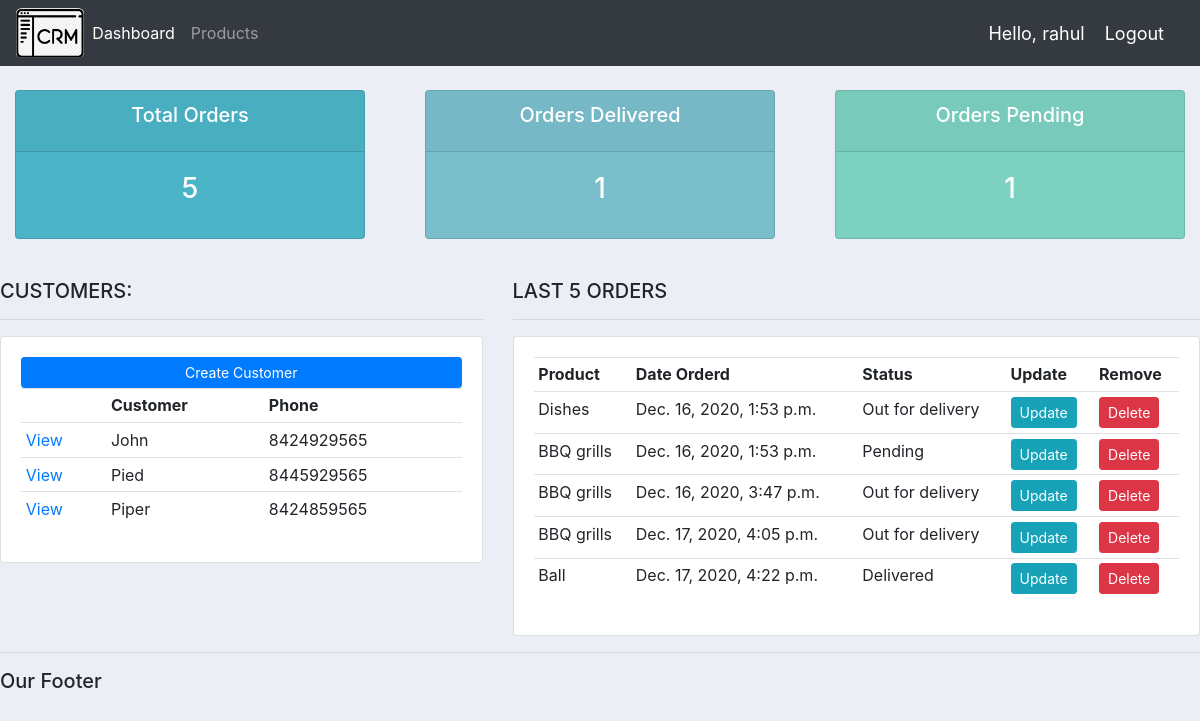
Before: / (signed in) with the older database file.
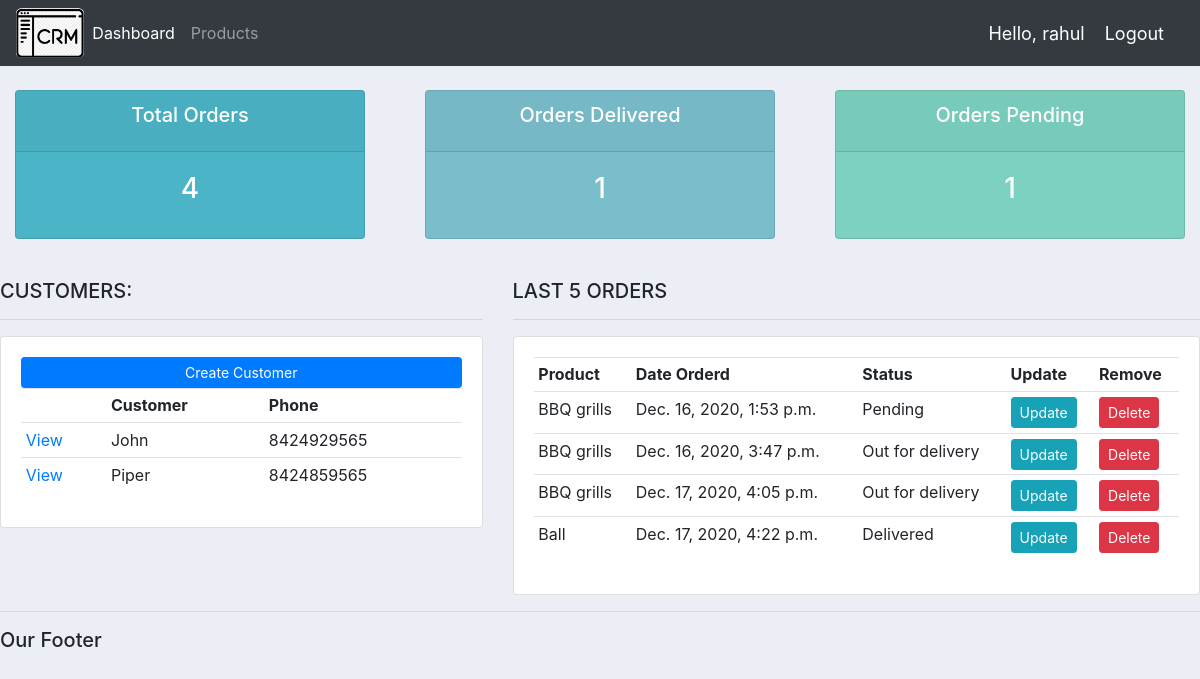
After: the same page with the newer database file.
### account/models.py (models this page shows, shortened)
class Customer(models.Model):
    user = models.OneToOneField(User, null=True, on_delete=models.CASCADE)
    name = models.CharField(max_length=200, null=True)
    phone = models.CharField(max_length=200, null=True)
    email = models.CharField(max_length=200, null=True)
    profile_pic = models.ImageField(null=True, blank=True)
    date_created = models.DateTimeField(auto_now_add=True, null=True)

class Order(models.Model):
    STATUS = (
        ('Pending', 'Pending'),
        ('Out for delivery', 'Out for delivery'),
        ('Delivered', 'Delivered'),
    )
    customer = models.ForeignKey(Customer, null=True, on_delete=models.SET_NULL)
    product = models.ForeignKey(Product, null=True, on_delete=models.SET_NULL)
    date_created = models.DateTimeField(auto_now_add=True, null=True)
    status = models.CharField(max_length=200, null=True, choices=STATUS)
    note = models.CharField(max_length=1000, null=True)

class Product(models.Model):
    CATEGORY = (
        ('Indoor','Indoor'),
        ('Out Door','Out Door'),
    )
    name = models.CharField(max_length=200, null=True)
    price = models.FloatField(null=True)
    category = models.CharField(max_length=200, null=True, choices=CATEGORY)
    description = models.CharField(max_length=200, null=True, blank=True)
    date_created = models.DateTimeField(auto_now_add=True, null=True)
    tag = models.ManyToManyField(Tag)
    def __str__(self):
        return self.name

### account/decorators.py (the view)
    def wrapper_func(request, *args, **kwargs):
        group = None
        if request.user.groups.exists():
            group = request.user.groups.all()[0].name
        if group in ['admin']:
            return view_func(request, *args, **kwargs)
        if group in ['customer']:
            return redirect('user-page')

### account/views.py (called while the page is built)
@login_required(login_url='login')
@admin_only
def home(request):
    orders = Order.objects.all()
    customers = Customer.objects.all()
    total_customers = customers.count()
    total_orders = orders.count()
    delivered = orders.filter(status='Delivered').count()
    pending = orders.filter(status='Pending').count()
    context = {'orders': orders, 'customers': customers,
               'total_customers': total_customers, 'total_orders': total_orders,
               'delivered': delivered, 'pending': pending}
    return render(request, 'account/dashboard.html', context)

### account/templates/account/dashboard.html
{% extends 'account/main.html' %}
{% block content %}
{%  include 'account/status.html' %}
<br>
<div class="row">
	<div class="col-md-5">
		<h5>CUSTOMERS:</h5>
		<hr>
		<div class="card card-body">
			<a class="btn btn-primary  btn-sm btn-block" href="">Create Customer</a>
			<table class="table table-sm">
				<tr>
					<th></th>
					<th>Customer</th>
					<th>Phone</th>
				</tr>
				{% for customer in customers %}
				<tr>
					<td><a href="{% url 'customers' customer.id %}">View</a></td>
					<td>{{ customer.name }}</td>
					<td>{{ customer.phone }}</td>
				</tr>
				{% endfor %}
			</table>
		</div>
	</div>
	<div class="col-md-7">
		<h5>LAST 5 ORDERS</h5>
		<hr>
		<div class="card card-body">
			<table class="table table-sm">
				<tr>
					<th>Product</th>
					<th>Date Orderd</th>
					<th>Status</th>
					<th>Update</th>
					<th>Remove</th>
				</tr>
				{% for order in orders %}
				<tr>
					<td>{{ order.product }}</td>
					<td>{{ order.date_created }}</td>
					<td>{{ order.status }}</td>
					<td><a class="btn btn-sm btn-info" href="{% url 'update_order' order.id %}">Update</a></td>
					<td><a class="btn btn-sm btn-danger" href="{% url 'delete_order' order.id %}">Delete</a></td>
				</tr>
				{% endfor %}
			</table>
		</div>
	</div>
</div>
{% endblock %}

### account/templates/account/main.html (shortened to what this page needs)
{% load static %}
<!DOCTYPE html>
<html lang="en">
<head>
    <link rel="stylesheet" href="https://stackpath.bootstrapcdn.com/bootstrap/4.3.1/css/bootstrap.min.css"
>
    <link rel="stylesheet" href="{% static '/css/main.css' %}">
</head>
<body>
    {% include 'account/navbar.html' %}
    {% block content %}
    {% endblock %}
    <hr>
    <h5>Our Footer</h5>
</body>
</html>

### account/templates/account/navbar.html (shortened to what this page needs)
{% load static %}
<nav class="navbar navbar-expand-lg navbar-dark bg-dark">
  <img id="logo" src="{% static '/images/logo.png' %}" alt="">
  <div class="collapse navbar-collapse" id="navbarNav">
    <ul class="navbar-nav">
        {% if request.user.is_staff%}
      <li class="nav-item active">
        <a class="nav-link" href="{% url 'home' %}">Dashboard</a>
      </li>
      <li class="nav-item">
        <a class="nav-link" href="{% url 'products' %}">Products</a>
      </li>
      {% endif %}
    </ul>
  </div>
  <span class="hello-msg">Hello, {{request.user}}</span>
  <span><a class="hello-msg" href="{% url 'logout' %}">Logout</a></span>
</nav>

### account/templates/account/status.html
<br>
<div class="row">
	<div class="col">
		<div class="col-md">
			<div class="card text-center text-white  mb-3" id="total-orders">
			  	<div class="card-header">
			  		<h5 class="card-title">Total Orders</h5>
			  	</div>
			  	<div class="card-body">
			    	<h3 class="card-title">{{ total_orders }}</h3>
			  	</div>
			</div>
		</div>
	</div>
	<div class="col">
		<div class="col-md">
			<div class="card text-center text-white  mb-3" id="orders-delivered">
			  	<div class="card-header">
			  		<h5 class="card-title">Orders Delivered</h5>
			  	</div>
			  	<div class="card-body">
			    	<h3 class="card-title">{{ delivered }}</h3>
			  	</div>
			</div>
		</div>
	</div>
	<div class="col">
		<div class="col-md">
			<div class="card text-center text-white  mb-3" id="orders-pending">
			  	<div class="card-header">
			  		<h5 class="card-title">Orders Pending</h5>
			  	</div>
			  	<div class="card-body">
			    	<h3 class="card-title">{{ pending }}</h3>
			  	</div>
			</div>
		</div>
	</div>
</div>

### static/css/main.css (style rules this page uses)
#logo { height: 50px; width: auto; border-radius: 10%; }
body { background-color: #ebeff5; }
#total-orders { background-color: #4cb4c7; }
#orders-delivered { background-color: #7abecc; }
#orders-pending { background-color: #7CD1C0; }

### account/templates/account/navbar.html (style rules this page uses)
.hello-msg { font-size: 18px; color: #fff; margin-right: 20px; }

Changed rows visible on the page:
removed Customer: name "Pied", phone "8445929565"
removed Order: product "Dishes", date_created "Dec. 16, 2020, 1:53 p.m.", status "Out for delivery"
Other visible differences:
{{ total_orders }}: "5" → "4"
